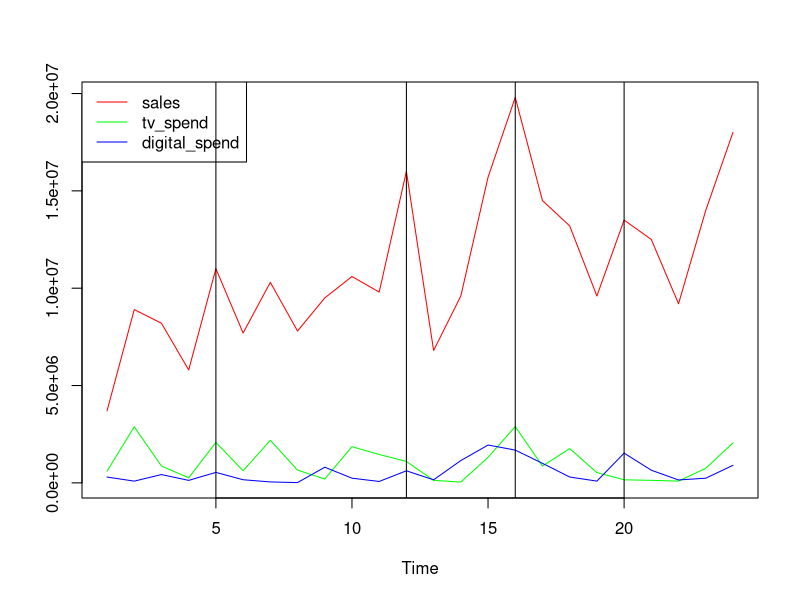

Recreate this plot in R.
# KINESSO EMPLOYMENT TEST ####
## Import Sales Data ####
install.packages("tidyverse")
library(tidyverse)
library(readxl)
data <- read_xlsx('toy_sales_data.xlsx',sheet = 'data')
data
planned_spend <- read_xlsx('toy_sales_data.xlsx', sheet = 'planned_spend')
planned_spend

## Create A Plot of Sales, Tv And Digital Investment In The Y Axis With Time In The X Axis ####
spend_and_sales <- data %>% select(2:4)
color = rainbow(3)
ts.plot(spend_and_sales,col=color)
legend("topleft", legend = colnames(spend_and_sales), lty=1, col=color)
abline(v=5)
abline(v=16)
abline(v=20)
abline(v=12)

## Report On The Correlations Among Sales Tv And Digital Investments ####
# We can see from the graph that there is some positive correlation between sales and spend as shown 
#by many of the peaks in sales corresponding to a peak in one of the spend amounts as shown in the 5th, 
#12th, 16th and 20th months. The level of correlation will need further investigation.

## Fit A Reggression Model On The Data
fit <- lm(data$sales~.,data = data)
summary(fit)

## Report On The Adjusted R-squared ####
# The adjusted R squared for this model is 0.8985. This means that 89.85% of the variance in sales is 
# explained by the change in these variables. This is a relatively high output for a linear model.

## Report On The P-value And Significance Of Each Regressor ####
# The p-values of the intercept and the month and trend variables are not statistically significant each
# at a value of around 0.3 meaning we are only 70% confident of their significance. The p-value of the
# xmas variable is 0.00563, which means we are 99.437% confident of its significance. This level would 
# be satisfactory in the majority of situations. Finally the p-value for the tv_spend and digital_spend
# are both below 0.001, giving them a confidence level of above 99.9% which puts them well into the 
# statistically significant range.

## Calculate The Contribution From Tv Spend To Sales In % And Absolute Dollar Value ####
(1.947/(-5.287+1.947+2.872+1.419e+07+3.097e+06))*100
# Therefore tv_spend contributes 0.000112628% to the total contribution towards sales
# In terms of absolute dollar amount, it contributes $1.947 for every extra dollar spent

## Calculate Tv ROI ####
total_sales =sum(data$sales)
total_spend = sum(data$tv_spend)
ROI = (total_sales/total_spend)*100
ROI

## Calculate The Expected Value For The First 3 Months Of 2018
planned_spend$trend <- c(25,26,27)
planned_spend$xmas <- c(0,0,0)
planned_spend
predict.lm(fit, newdata = planned_spend)

## What Additional Data Would Improve Your Model
# There are a number of additional variables that could improve the model. In terms of the tv_spend, it 
# would be useful to know what level of the products target audience (which could be found through 
# unsupervised clustering) was reached along with the frequency according to tv ratings. This could be 
# broken down into what percentage would have seen the ad once, twice, three times, four times or five or
# more times. 
#
# In terms of digital_spend, variables like the click through rate to measure the percentage who clicked 
# on the ad as well as tracking through what percentage of those clicks led to sales would allow us to
# better understand the impact of the tv vs digital advertisements. A breakdown of spending on each 
# social media or ad services would also be useful to see the impact of spending on different services.
#
# It would also be useful to know when new toy lines are being released as this could result in a
# boosted sales level for the release month and well the subsequent months having variables similar to 
# xmas telling the model if it has been 1, 2, or 3 months since a major release could indicate this to 
# the model. Similar indicators could be used for expansion into new markets. Finally, price discounts
# could also influence price. Variables indicating the lowest selling price for each month either as a 
# price or as a percentage discount could be used to convey this to the model.